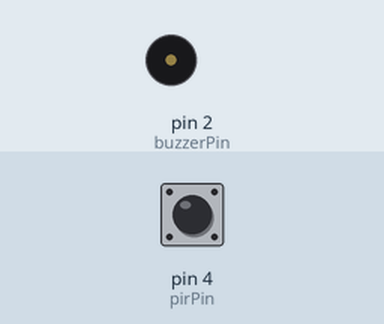
The sketch below on a simulated Arduino Uno, built with avr-gcc and run on an emulated ATmega328P. On the bench: buzzer (waves = sounding). Inputs (shaded band) come from the test bench; at power-on: pin 4 (pirPin) LOW. What the sketch prints to the serial monitor is not drawn.

Above: at 1.2 s.
1.3 s: pin 4 (pirPin) driven HIGH
At 2.5 s:
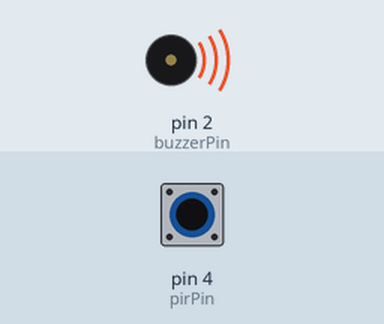
2.8 s: pin 4 (pirPin) driven LOW
5.8 s: pin 4 (pirPin) pulsed HIGH 2 times (0.12 s each, 0.3 s apart)
At 6.5 s:
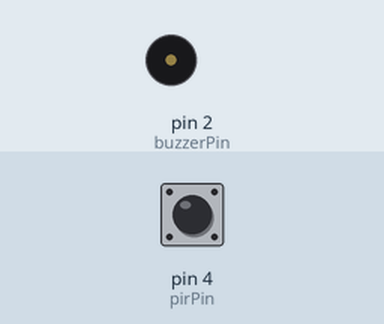
9.4 s: pin 4 (pirPin) pulsed HIGH 5 times (0.12 s each, 0.3 s apart)
At 9.63 s:
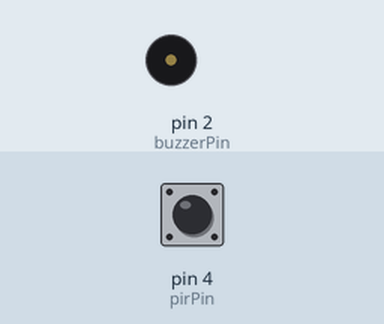
Timing chart, 0 to 12.4 s (numbered marks = the images above; inputs shaded):
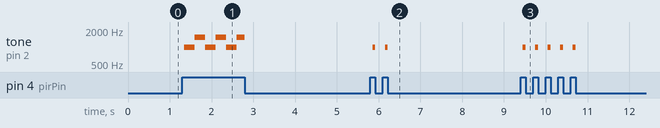

Measured:
- after the input at 1.3 s, tone on pin 2 (buzzerPin): alternates 1500 Hz for 0.25 s and 1000 Hz for 0.25 s, starting after 0.05 s
- after the input at 5.8 s, tone on pin 2 (buzzerPin): alternates 1000 Hz for 0.06 s and silent for 0.23 s, 4 changes in all, then stays silent, starting after 0.06 s
- after the input at 9.4 s, tone on pin 2 (buzzerPin): alternates 1000 Hz for 0.08 s and silent for 0.22 s, 10 changes in all, then stays silent, starting after 0.05 s

The sketch:

project4.ino
```cpp
#define pirPin 4      // PIR sensor output pin
#define buzzerPin 2   // Passive buzzer pin

void setup() {
  pinMode(pirPin, INPUT);    // PIR sensor as input
  pinMode(buzzerPin, OUTPUT); // Buzzer as output
  Serial.begin(9600);        // Start serial monitor
}

void loop() {
  int motion = digitalRead(pirPin); // Read PIR sensor state

  if (motion == HIGH) {  // Motion detected
    Serial.println("🚨 Motion Detected! Alarm ON! 🚨");
    playIntruderAlarm();  // Call the intruder alarm function
  } else {
    Serial.println("❌ No Motion. Alarm OFF.");
    noTone(buzzerPin);  // Turn OFF buzzer immediately
  }
}

// Function to play an intruder alarm sound (urgent & oscillating)
void playIntruderAlarm() {
  unsigned long startTime = millis();  // Track how long the alarm has been going
  while (digitalRead(pirPin) == HIGH) {  // Keep running only if motion is detected
    unsigned long elapsedTime = millis() - startTime;  // Elapsed time since the alarm started

    // Alternate between two frequencies for an urgent sound
    if (elapsedTime % 500 < 250) {
      tone(buzzerPin, 1000);  // Play 1000 Hz
    } else {
      tone(buzzerPin, 1500);  // Play 1500 Hz
    }

    // Check if motion is gone and stop the alarm immediately
    if (digitalRead(pirPin) == LOW) {
      noTone(buzzerPin);
      return;  // Stop siren if motion stops
    }
  }
}
```
